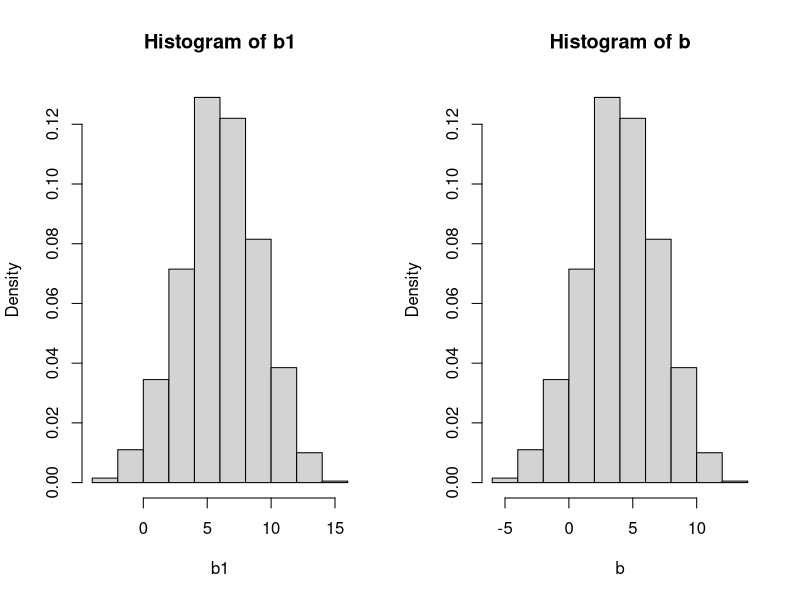
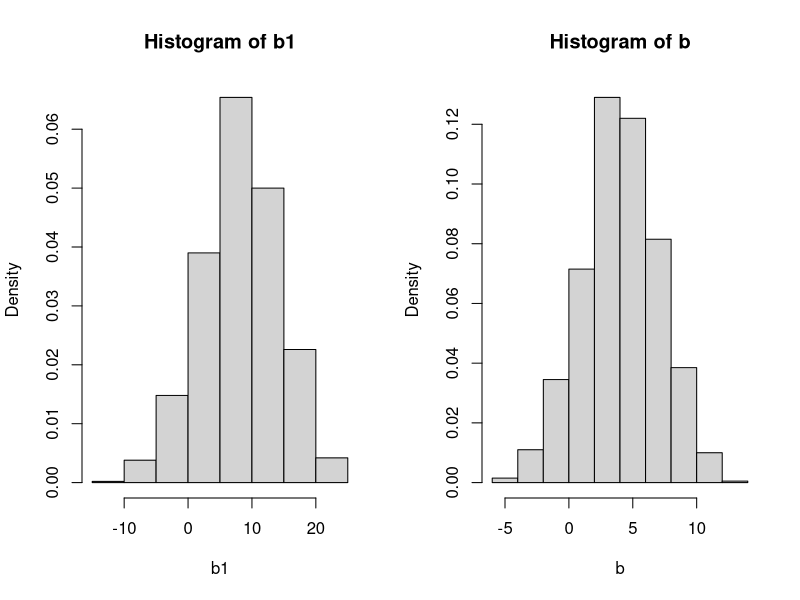
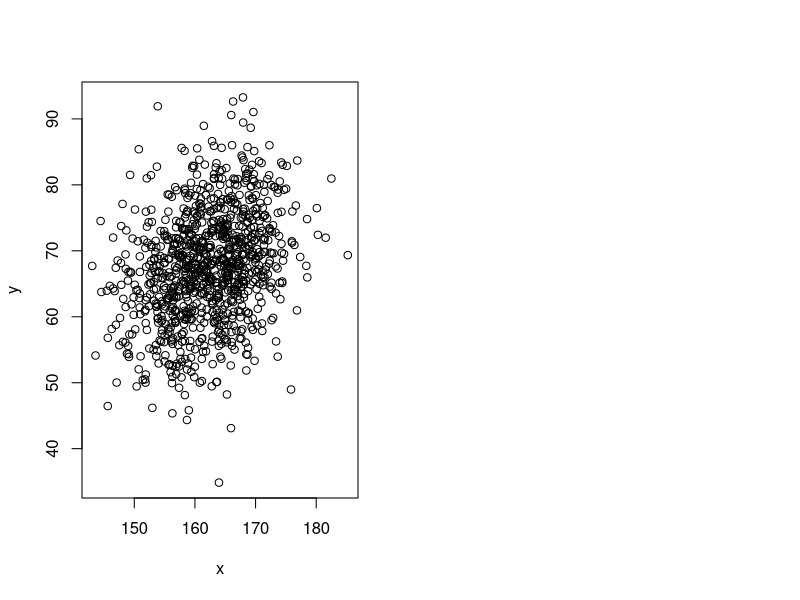
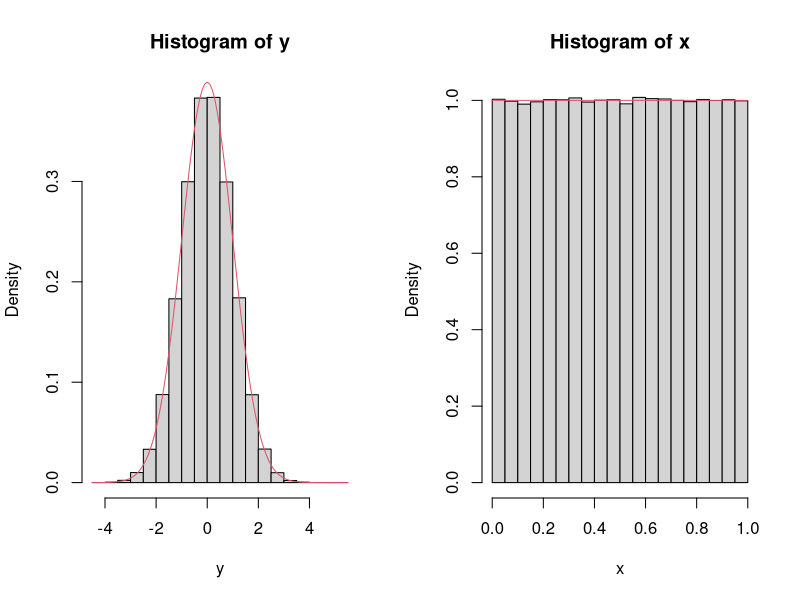

These charts were generated, in order, by the following R code:
## ---- chunk 1
knitr::opts_chunk$set(echo = TRUE)
## ---- chunk 2
#Create a sample with pdf N(4,3)
b <- rnorm(n=1000,4,3)
#Evaluate the mean and variance 
mean=mean(b)
var=var(b)
#Adds c=2 to each element of the sample 
c=2
b1=b+c
#Compare the mean and variance (since the standard deviation is the square of the variance) 
mean1=mean(b1)
var1=var(b1)
mean+c==mean1
var==var
par(mfrow=c(1,2))
hist(b1,freq = F)
hist(b,freq = F)

#multiply the valuse by c=2
b1=c*b
#Compare the mean and variance  
mean1=mean(b1)
var1=var(b1)
mean1==mean*c
var1==c**2*var
par(mfrow=c(1,2))
hist(b1,freq = F)
hist(b,freq = F)
## ---- chunk 3
y = rgamma(n=2, shape=2)
x = log(y)

median(x); log(median(y))
## ---- chunk 4
x = c(10, 8, 14, 7, 21, 44, 60)
mean(x); var(x)
## ---- chunk 5
#Evaluating the proportion of not admitted students using the comulative distribution function 
A_not_admitted=pnorm(400,mean=500,sd=100)
B_not_admitted=pnorm(400,mean=450,sd=100)
#This are the value of the proportion in % of the not admetted students 
A_not_admitted
B_not_admitted
#-------------------------------------------
#Since the total namber of student in each group it's the same we can evaluate the 
#propotion of not admitted student of group B among all the non admetted student like this: 
B_not_admitted/(A_not_admitted+B_not_admitted)
#-----------------------------------------------------
#Here we show that decreasing the threshold of the exam 
#the proportion of non admetted student coming from group B increase 
A_not_admitted=pnorm(300,mean=500,sd=100)
B_not_admitted=pnorm(300,mean=450,sd=100)
B_not_admitted/(A_not_admitted+B_not_admitted)

## ---- chunk 6
x = rnorm(n=1000, mean=162, sd=7)
y = rnorm(n=1000, mean=3+0.4*x, sd=8)
plot(x, y)
## ---- chunk 7
mean(x); mean(y); sd(x); sd(y)
## ---- chunk 8
cor(x, y)
## ---- chunk 9
#Generating a sample of one million of variable with standard normal distribution 
y=rnorm(1000000,mean=0,sd=1)
#Generating the sample of one million of random variable x that correspond to the cdf evaluated on y 
x=pnorm(y,mean=0,sd=1)
#Comparign the histogram of the two samples
par(mfrow=c(1,2))
hist(y,freq = F)
curve(dnorm(x, mean=0, sd=1), add=TRUE, lty=1, col=2) 
hist(x,freq = F)
curve(dunif(x), add=TRUE, lty=1, col=2) 
## ---- chunk 10
n <- 100000; z <- rnorm(n)
zneg <- 0; j <- 1

system.time( #time the original code
  for (i in 1:n) {
    if (z[i]<0) {
      zneg[j] <- z[i]
      j <- j + 1
    }
  }
)
## ---- chunk 11
system.time(
  opt_zneg <- z[z<0] #rewritten code
)
## ---- chunk 12
all(zneg == opt_zneg)
